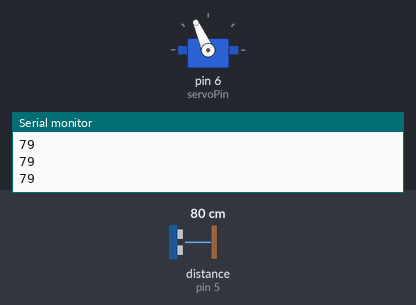
A sketch run on a simulated Arduino Uno, built with avr-gcc and run on an emulated ATmega328P. Shown: servo, the last lines printed to the serial monitor. Wiring (inferred from the names in the program): ultrasonic range finder: trigger pin 4; echo pin 5. The inputs (shaded band) are chosen by the test bench; at power-on: distance to the obstacle (sensor on pin 5) 80 cm. The echo pulse lasts 58.3 µs per cm.

Above: at 1.2 s.
1.3 s: distance to the obstacle (sensor on pin 5) set to 2 cm
At 2.0 s:
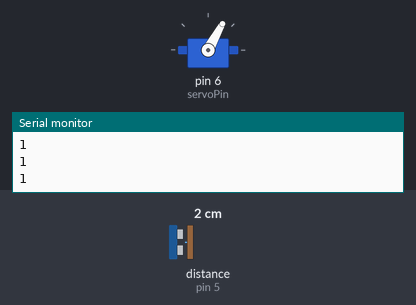
4.3 s: distance to the obstacle (sensor on pin 5) set to 120 cm
At 5.1 s:
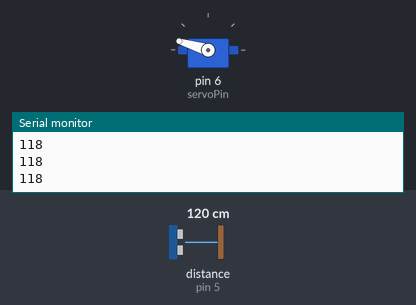
7.3 s: distance to the obstacle (sensor on pin 5) set to 4 cm
Timing chart, 0 to 16.3 s (numbered marks = the images above; inputs shaded):
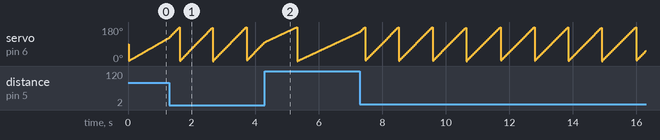

Measured:
- by itself, servo on pin 6 (servoPin): ramps from 0° to 180° and jumps back, once every 1.1 s

The sketch:

lectureDemo.ino
```cpp
#include <Servo.h>

// defines pins numbers
const int trigPin = 4;
const int echoPin = 5;
const int servoPin =  6;
Servo servo;

// defines variables
long duration;
int distance;
int pos = 0;

void setup() {
  pinMode(trigPin, OUTPUT); // Sets the trigPin as an Output
  pinMode(echoPin, INPUT); // Sets the echoPin as an Input
  pinMode(servoPin, OUTPUT); //Sets the servoPin as an Output
  servo.attach(6);
  Serial.begin(9600); // Starts the serial communication
}

void loop() {
  Serial.println(findDist());
  moveServo();
  delay(5);
}

int findDist(){
   // Clears the trigPin
  digitalWrite(trigPin, LOW);
  delayMicroseconds(2);

  // Sets the trigPin on HIGH state for 10 micro seconds
  digitalWrite(trigPin, HIGH);
  delayMicroseconds(10);
  digitalWrite(trigPin, LOW);

  // Reads the echoPin, returns the sound wave travel time in microseconds
  duration = pulseIn(echoPin, HIGH);

  // Calculating the distance
  distance= duration*0.034/2;

  return distance;
}

void moveServo(){
  if(pos > 180){
    pos = 0;
  }
  servo.write(pos);
  pos++;
}
```
